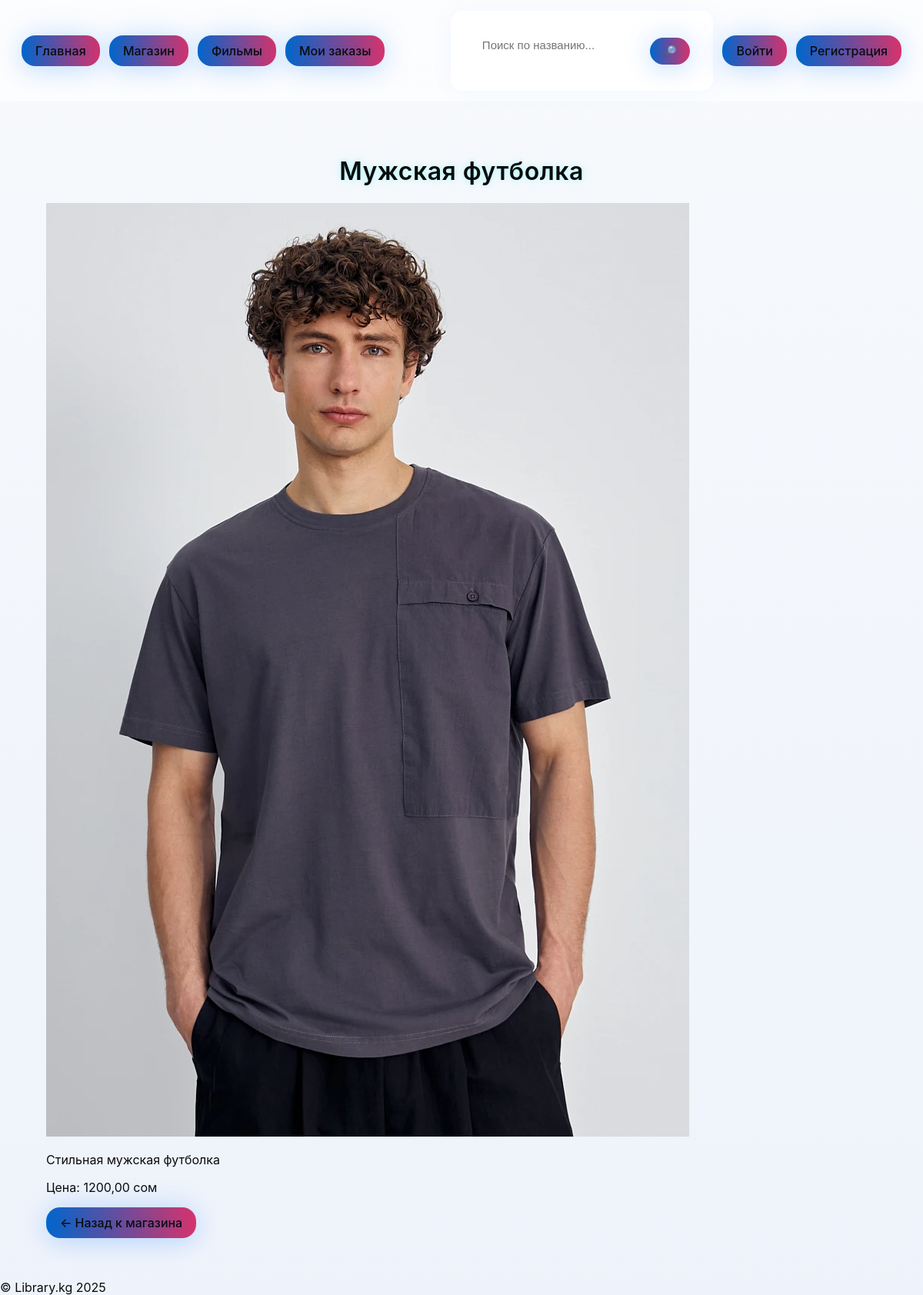
The app's page /clothes/3/ with its own data.
### clothes/models.py (models this page shows, shortened)
class Clothes(models.Model):
    title = models.CharField("Название одежды", max_length=200)
    description = models.TextField("Описание", blank=True, null=True)
    price = models.DecimalField("Цена", max_digits=8, decimal_places=2)
    categories = models.ManyToManyField(Category, verbose_name="Категории", related_name='clothes')
    image = models.ImageField("Фото", upload_to='clothes/', blank=True, null=True)
    class Meta:
        verbose_name = "Одежда"
        verbose_name_plural = "Одежда"

### clothes/views.py (the view)
class ItemDetailView(DetailView):
    model = Clothes
    template_name = 'clothes/detail.html'
    pk_url_kwarg = 'item_id'
    context_object_name = 'item'

### templates/clothes/detail.html (shortened to what this page needs)
{% extends 'base.html' %}
{% load static %}
{% block content %}
<h1>{{ item.title }}</h1>
{% if item.image %}
    <img src="{{ item.image.url }}" alt="{{ item.title }}">
{% else %}
    {% load static %}
{% endif %}
<p>{{ item.description }}</p>
<p>Цена: {{ item.price }} сом</p>
<a href="{% url 'clothes:all_clothes' %}" class="btn btn-add">← Назад к магазина</a>
{% endblock %}

### static/css/style.css (style rules this page uses)
body { margin: 0; padding: 0; font-family: 'Inter', 'Poppins', sans-serif; background: var(--bg, #000000); color: var(--text); overflow-x: hidden; min-height: 100vh; position: relative; }
:root { --bg: #000000; --panel: rgba(20,20,20,0.9); --text: #e6f7ff; --muted: #b0b0b0; --accent: #00ffff; --accent-2: #007bff; --input-bg: rgba(35,35,35,0.9); --nav-bg: rgba(0,0,0,0.25); }
.theme-light { --bg: linear-gradient(180deg,#f7f9fc 0%, #eef3fb 100%); --panel: rgba(255,255,255,0.95); --text: #0b0b0b; --muted: #5a5a5a; --accent: #0066cc; --accent-2: #d6336c; --input-bg: #ffffff; --nav-bg: rgba(255,255,255,0.6); }
* { transition: background-color 260ms ease, color 260ms ease, border-color 260ms ease, box-shadow 260ms ease, transform 200ms ease; }
.btn-add, .btn-orders, .btn-edit, .btn-delete, .btn-home { position: relative; overflow: hidden; }
.btn-add::after, .btn-home::after { content: ''; position: absolute; left: -50%; top: -50%; width: 200%; height: 200%; background: radial-gradient(circle at 20% 20%, rgba(255,255,255,0.04), transparent 20%); transform: rotate(25deg); transition: transform 0.9s ease; pointer-events: none; }
body::before { content: ""; position: fixed; top: 0; left: 0; width: 100%; height: 100%; background: radial-gradient(circle at 18% 18%, rgba(0,255,255,0.14) 0%, transparent 55%), radial-gradient(circle at 82% 82%, rgba(0,123,255,0.12) 0%, transparent 55%), radial-gradient(circle at 60% 35%, rgba(128,0,255,0.06) 0%, transparent 50%); animation: moveGlow 18s ease-in-out infinite alternate; z-index: 0; pointer-events: none; filter: blur(40px); mix-blend-mode: screen; }
.theme-light body::before, html.theme-light body::before { opacity: 0 !important; pointer-events: none !important; display: none !important; }
html.theme-light, body.theme-light { background: var(--bg) !important; color: var(--text) !important; }
h1, h2, h3 { color: var(--text); text-align: center; font-weight: 600; letter-spacing: 0.5px; text-shadow: 0 0 8px rgba(0,255,255,0.32), 0 0 28px rgba(0,255,255,0.12); }
.btn { display: inline-block; background: linear-gradient(90deg, var(--accent), var(--accent-2)); color: var(--text); padding: 10px 18px; border-radius: 18px; font-weight: 500; text-decoration: none; border: none; transition: all 0.25s ease; box-shadow: 0 6px 30px rgba(0,123,255,0.12), 0 0 40px rgba(0,123,255,0.16); cursor: pointer; text-shadow: 0 0 6px rgba(0,123,255,0.18); }

### records on screen
Clothes: title "Мужская футболка", image (picture), description "Стильная мужская футболка", price "1200,00"
